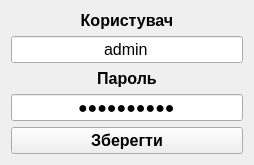
<?xml version="1.0" encoding="UTF-8"?>
<ui version="4.0">
 <class>PasW</class>
 <widget class="QWidget" name="PasW">
  <property name="geometry">
   <rect>
    <x>0</x>
    <y>0</y>
    <width>254</width>
    <height>159</height>
   </rect>
  </property>
  <property name="font">
   <font>
    <pointsize>12</pointsize>
    <weight>50</weight>
    <bold>false</bold>
   </font>
  </property>
  <property name="windowTitle">
   <string>Аутентифікація</string>
  </property>
  <property name="windowIcon">
   <iconset resource="Profs.qrc">
    <normaloff>:/Icon/Profico.ico</normaloff>:/Icon/Profico.ico</iconset>
  </property>
  <layout class="QGridLayout" name="gridLayout_2">
   <item row="0" column="0">
    <layout class="QGridLayout" name="gridLayout">
     <item row="4" column="0">
      <widget class="QPushButton" name="pushButton">
       <property name="font">
        <font>
         <weight>75</weight>
         <bold>true</bold>
        </font>
       </property>
       <property name="cursor">
        <cursorShape>PointingHandCursor</cursorShape>
       </property>
       <property name="text">
        <string>Зберегти</string>
       </property>
      </widget>
     </item>
     <item row="3" column="0">
      <widget class="QLineEdit" name="lineEdit_2">
       <property name="text">
        <string>1111111111</string>
       </property>
       <property name="maxLength">
        <number>10</number>
       </property>
       <property name="echoMode">
        <enum>QLineEdit::Password</enum>
       </property>
       <property name="alignment">
        <set>Qt::AlignCenter</set>
       </property>
      </widget>
     </item>
     <item row="0" column="0">
      <widget class="QLabel" name="label">
       <property name="font">
        <font>
         <weight>75</weight>
         <bold>true</bold>
        </font>
       </property>
       <property name="text">
        <string>Користувач</string>
       </property>
       <property name="alignment">
        <set>Qt::AlignCenter</set>
       </property>
      </widget>
     </item>
     <item row="2" column="0">
      <widget class="QLabel" name="label_2">
       <property name="font">
        <font>
         <weight>75</weight>
         <bold>true</bold>
        </font>
       </property>
       <property name="text">
        <string>Пароль</string>
       </property>
       <property name="alignment">
        <set>Qt::AlignCenter</set>
       </property>
      </widget>
     </item>
     <item row="1" column="0">
      <widget class="QLineEdit" name="lineEdit">
       <property name="text">
        <string>admin</string>
       </property>
       <property name="maxLength">
        <number>10</number>
       </property>
       <property name="alignment">
        <set>Qt::AlignCenter</set>
       </property>
      </widget>
     </item>
    </layout>
   </item>
  </layout>
 </widget>
 <tabstops>
  <tabstop>lineEdit</tabstop>
  <tabstop>lineEdit_2</tabstop>
  <tabstop>pushButton</tabstop>
 </tabstops>
 <resources>
  <include location="Profs.qrc"/>
 </resources>
 <connections>
  <connection>
   <sender>pushButton</sender>
   <signal>clicked()</signal>
   <receiver>pushButton</receiver>
   <slot>click()</slot>
   <hints>
    <hint type="sourcelabel">
     <x>70</x>
     <y>161</y>
    </hint>
    <hint type="destinationlabel">
     <x>190</x>
     <y>164</y>
    </hint>
   </hints>
  </connection>
 </connections>
</ui>
